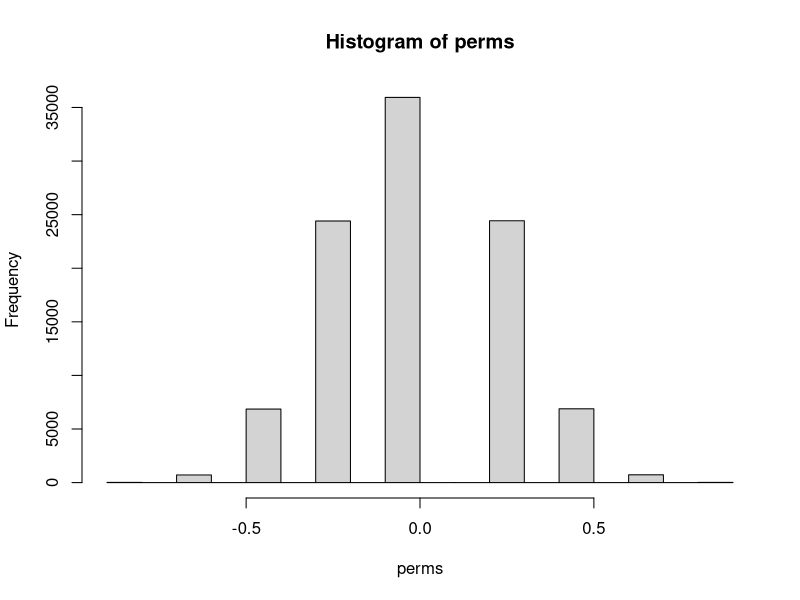

Here is the R script that generated this plot:
## ---- chunk 1
print(paste("Last update:", Sys.time(), Sys.timezone()))


# perm test

set.seed(393494)

waxy = data.frame(treatment = rep(c("treated", "control"), each = 9), 
              canopy = c(0,0,0,0,0,0,0,0,0,0,1,1,1,1,1,1,1,1))

waxy

# add one to canopy, treated, so that estimated p-value is not 0
# waxy <- rbind(waxy, c("treated", 1))
# waxy$canopy <- as.numeric(waxy$canopy)

# treated proportion = control proportion
ActDiff <- diff(tapply(waxy$canopy, waxy$treatment, mean))

perFunc <- function(treatment, canopy){
  t2 <- sample(treatment, replace = FALSE)
  diff(tapply(canopy, t2, mean))
}


perms <- sapply(1:100000, function(i) perFunc(waxy$treatment, waxy$canopy))
hist(perms)
pval = mean(perms <= ActDiff | perms >= -ActDiff, na.rm = TRUE)
pval


# proportion test, though it could be incorrects, since one proportion is 0
prop.test(table(waxy))


# not sure how this is simulated, but it agrees with the permutation test
chisq.test(table(waxy), simulate.p.value = TRUE)
